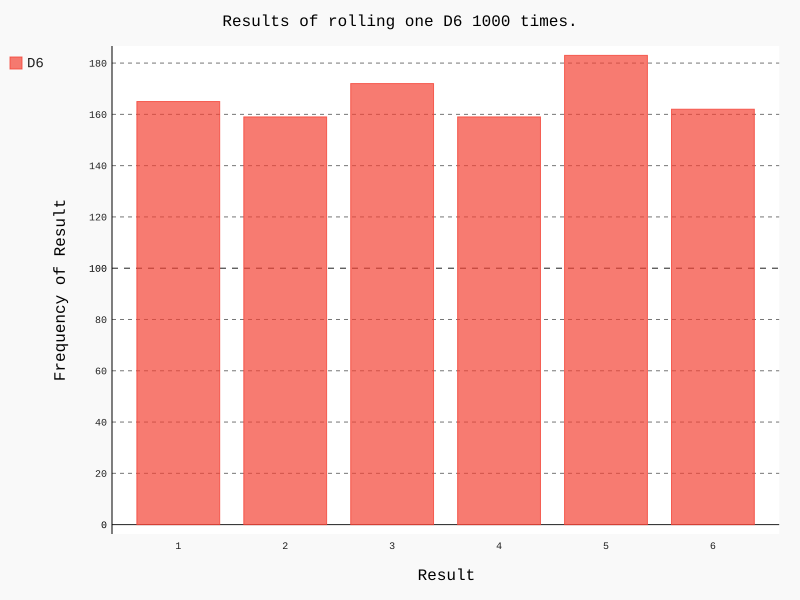

Write the Python code that produced this figure.
import pygal

from die import Die

# Create a D6
die = Die()

#Make some rolls, and store results in a list.
results = []
for roll_num in range(1000):
    result = die.roll()
    results.append(result)

# Analyze the results.
frequencies = []
for value in range(1, die.num_sides+1):
    frequency = results.count(value)
    frequencies.append(frequency)

# Visualize the results.
hist = pygal.Bar()  # Bar chart

hist.title = "Results of rolling one D6 1000 times."
hist.x_labels = ['1', '2', '3', '4', '5', '6']
hist.x_title = "Result"
hist.y_title = "Frequency of Result"

hist.add('D6', frequencies)
hist.render_to_file('die_visual.svg')
print(frequencies)
